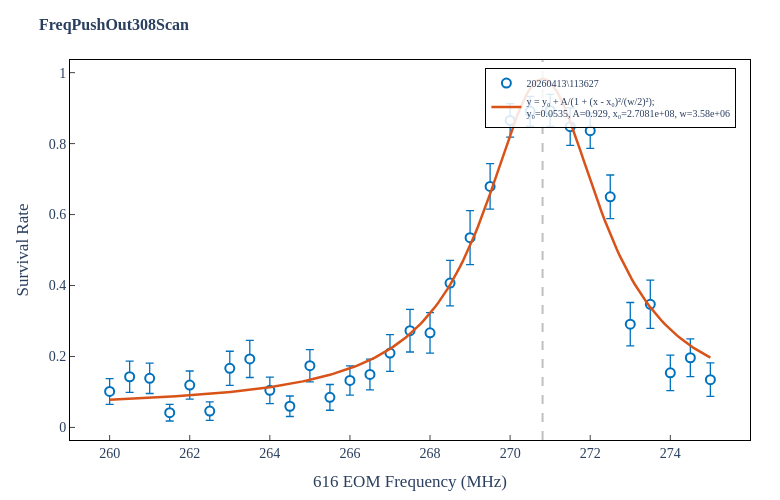

Notebook code for this chart:
### Markdown cell above
### peak

### Code cell
# Plot and fit a Lorentzian peak
lor_fit = fitting.fit_lorentzian(scan_params, p11_mean, p11_sem, mode='peak')
if lor_fit:
    fig = plotting.plot_scan_interactive(scan_params, p11_mean, p11_sem, fit_result=lor_fit,
                                          xlabel='616 EOM Frequency (Hz)', ylabel='Survival Rate',
                                          title=scanName, data_path=matPath)
    fig.show()
    
    y0, A, x0, w = lor_fit['params']
    print(f'Fit params: yâ‚€={y0:.4g}, A={A:.4g}, xâ‚€={x0:.5g}, w={w:.4g}')
    print(f'Center: {x0:.5g} Hz, Width: {w:.4g} Hz, RÂ² = {lor_fit["r_squared"]:.4f}')
    
    # Save static PNG
    outDir = os.path.dirname(matPath)
    plotting.plot_scan(scan_params, p11_mean, p11_sem, fit_result=lor_fit,
                       xlabel='616 EOM Frequency (Hz)', ylabel='Survival Rate',
                       title=scanName, data_path=matPath)[0].savefig(
        os.path.join(outDir, scanName + '.png'), dpi=150, bbox_inches='tight')
    plt.close()

### Figure 1 — Plotly figure (JSON) as saved in the notebook; plotly's stock layout.template omitted (floating-point values rounded to 4 significant figures; data arrays with more than 128 entries replaced by an {"elided": "..."} marker saying what was removed)
{"data": [{"error_y": {"array": [0.03635, 0.04409, 0.04284, 0.02355, 0.03961, 0.02602, 0.04811, 0.05227, 0.03737, 0.02895, 0.04563, 0.03626, 0.04109, 0.04353, 0.0517, 0.06005, 0.05709, 0.06395, 0.07606, 0.06412, 0.04733, 0.04204, 0.04497, 0.05296, 0.04988, 0.06158, 0.06124, 0.068, 0.05003, 0.05309, 0.04733], "color": "#0072BD", "thickness": 1.3, "type": "data", "visible": true}, "hovertemplate": "x = %{x:.5g}<br>y = %{y:.4f}<br>err = %{error_y.array:.4f}<extra></extra>", "marker": {"color": "white", "line": {"color": "#0072BD", "width": 2}, "size": 9}, "mode": "markers", "name": "20260413\\113627", "type": "scatter", "x": [260.0, 260.5, 261.0, 261.5, 262.0, 262.5, 263.0, 263.5, 264.0, 264.5, 265.0, 265.5, 266.0, 266.5, 267.0, 267.5, 268.0, 268.5, 269.0, 269.5, 270.0, 270.5, 271.0, 271.5, 272.0, 272.5, 273.0, 273.5, 274.0, 274.5, 275.0], "y": [0.1014, 0.1429, 0.1385, 0.04167, 0.1194, 0.04615, 0.1667, 0.193, 0.1045, 0.0597, 0.1739, 0.08475, 0.1324, 0.1493, 0.2097, 0.2727, 0.2667, 0.4068, 0.5349, 0.6792, 0.8654, 0.8909, 0.8936, 0.8478, 0.8364, 0.65, 0.2909, 0.3469, 0.1538, 0.1964, 0.1346]}, {"hovertemplate": "x = %{x:.5g}<br>y_fit = %{y:.4f}<extra></extra>", "line": {"color": "#D95319", "width": 2.5}, "mode": "lines", "name": "y = y₀ + A/(1 + (x - x₀)²/(w/2)²);<br>y₀=0.0535, A=0.929, x₀=2.7081e+08, w=3.58e+06", "type": "scatter", "x": {"elided": "200 float values"}, "y": {"elided": "200 float values"}}], "layout": {"font": {"family": "STIX Two Text, STIXGeneral, Times New Roman, Georgia, serif", "size": 14}, "height": 500, "hovermode": "closest", "legend": {"bgcolor": "rgba(255,255,255,0.85)", "bordercolor": "black", "borderwidth": 1, "font": {"size": 10}, "x": 0.98, "xanchor": "right", "y": 0.98, "yanchor": "top"}, "margin": {"b": 60, "l": 70, "r": 30, "t": 60}, "paper_bgcolor": "white", "plot_bgcolor": "white", "shapes": [{"line": {"color": "gray", "dash": "dash"}, "opacity": 0.5, "type": "line", "x0": 270.8, "x1": 270.8, "xref": "x", "y0": 0, "y1": 1, "yref": "y domain"}], "title": {"font": {"size": 16}, "text": "<b>FreqPushOut308Scan</b>"}, "width": 780, "xaxis": {"linecolor": "black", "linewidth": 1, "mirror": true, "showgrid": false, "showline": true, "ticks": "inside", "title": {"text": "616 EOM Frequency (MHz)"}}, "yaxis": {"linecolor": "black", "linewidth": 1, "mirror": true, "showgrid": false, "showline": true, "ticks": "inside", "title": {"text": "Survival Rate"}}}}
